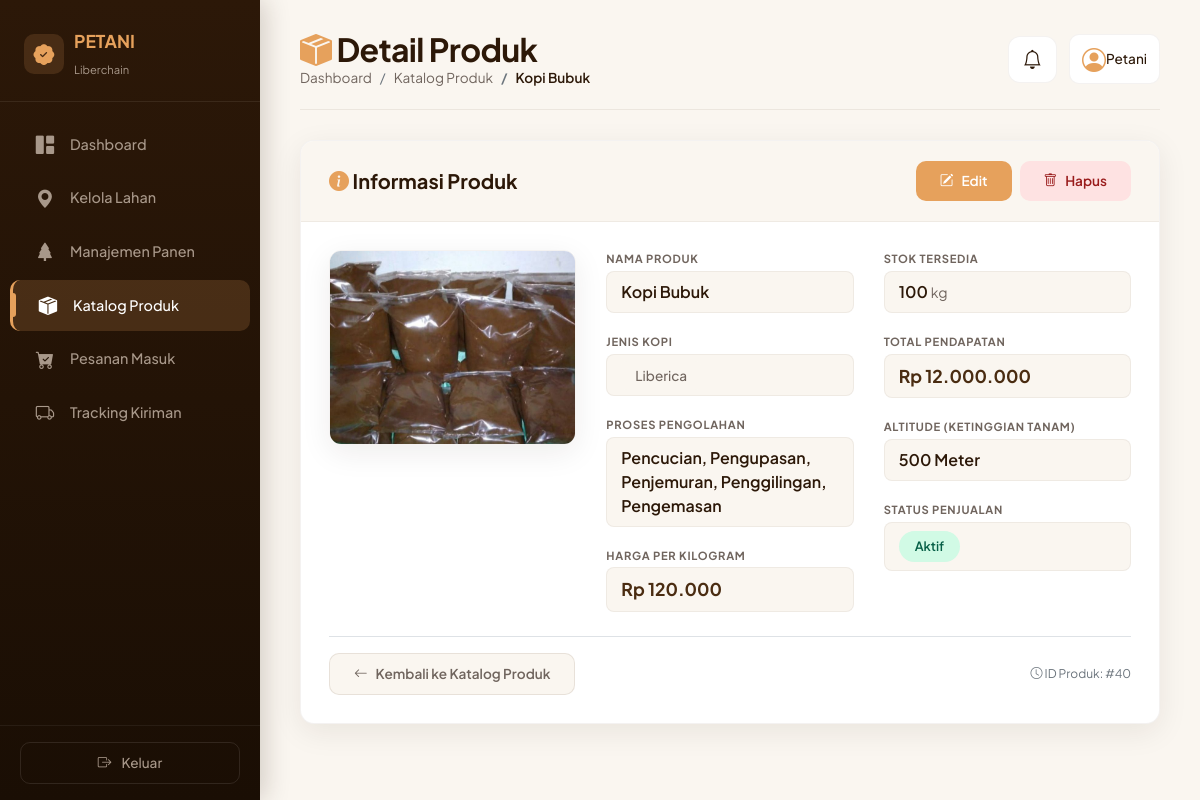
The page /petani/produk/detail/40 on the database its author committed.
### tables this page shows
CREATE TABLE `tb_produk` (
  `id_produk` int(11) NOT NULL,
  `id_user` int(11) NOT NULL,
  `nama_produk` varchar(150) NOT NULL,
  `stok_produk` int(11) DEFAULT 0,
  `grade` varchar(50) DEFAULT NULL,
  `jenis_kopi` varchar(50) DEFAULT NULL,
  `harga` decimal(12,2) DEFAULT NULL,
  `altitude` varchar(100) DEFAULT NULL,
  `flavor_notes` text DEFAULT NULL,
  `deskripsi` text DEFAULT NULL,
  `proses` varchar(100) DEFAULT NULL,
  `foto_utama` varchar(255) DEFAULT NULL,
  `status_produk` enum('Aktif','Nonaktif') DEFAULT 'Aktif',
  `created_at` timestamp NOT NULL DEFAULT current_timestamp()
);

### application/controllers/petani/Produk.php (called while the page is built, shortened)
<?php
class Produk extends CI_Controller
{
    public function __construct()
    {
        $this->load->model('Produk_model');
        $this->load->model('Notifikasi_model');
    }
    public function detail($id)
    {
        $id_user = $this->session->userdata('id_user');
        $data['notifikasi'] = $this->Notifikasi_model->get_unread_notif($id_user);
        $data['unread_count'] = $this->Notifikasi_model->count_unread($id_user);
        $data['role'] = 'Petani';
        $data['produk'] = $this->Produk_model->getById($id);
        $this->load->view('petani/produk_detail', $data);
    }
}

### index.php (called while the page is built, shortened)
<?php
require_once BASEPATH . 'core/CodeIgniter.php';

### application/models/Produk_model.php (called while the page is built, shortened)
<?php
class Produk_model extends CI_Model {
    private $table = 'tb_produk';
    public function getById($id)
    {
        return $this->db
                    ->where('id_produk',$id)
                    ->get($this->table)
                    ->row();
    }
}

### application/views/petani/produk_detail.php (the view, shortened to what this page needs)
<!DOCTYPE html>
<html lang="id">
<head>
    <link rel="stylesheet" href="https://cdn.jsdelivr.net/npm/bootstrap@4.6.2/dist/css/bootstrap.min.css">
    <link rel="stylesheet" href="https://cdn.jsdelivr.net/npm/bootstrap-icons@1.11.3/font/bootstrap-icons.min.css">
</head>
<body>
    <div class="sidebar" id="sidebarMenu">
        <div class="sidebar-brand">
            <div class="brand-icon">
                <i class="bi bi-patch-check-fill"></i>
            </div>
            <span>PETANI <br><small style="font-weight:400; font-size:0.7rem; color:#A8988A;">Liberchain</small></span>
        </div>
        <div class="sidebar-menu-wrapper">
            <ul class="sidebar-menu">
                <li class="menu-item">
                    <a href="<?= base_url('petani/dashboard'); ?>">
                        <i class="bi bi-grid-1x2-fill"></i>Dashboard
                    </a>
                </li>
                <li class="menu-item">
                    <a href="<?= base_url('petani/lahan'); ?>">
                        <i class="bi bi-geo-alt-fill"></i>Kelola Lahan
                    </a>
                </li>
                <li class="menu-item">
                    <a href="<?= base_url('petani/panen'); ?>">
                        <i class="bi bi-tree-fill"></i>Manajemen Panen
                    </a>
                </li>
                <li class="menu-item active">
                    <a href="<?= base_url('petani/produk'); ?>">
                        <i class="bi bi-box-seam-fill"></i>Katalog Produk
                    </a>
                </li>
                <li class="menu-item">
                    <a href="<?= base_url('petani/transaksi'); ?>">
                        <i class="bi bi-cart-check-fill"></i>Pesanan Masuk
                    </a>
                </li>
                <li class="menu-item">
                    <a href="<?= base_url('petani/tracking'); ?>">
                        <i class="bi bi-truck"></i>Tracking Kiriman
                    </a>
                </li>
            </ul>
        </div>
        <div class="sidebar-footer">
            <button class="btn-logout" onclick="window.location.href='<?= base_url('auth/logout'); ?>'">
                <i class="bi bi-box-arrow-right"></i> Keluar
            </button>
        </div>
    </div>
    <div class="main-content">
        <div class="page-header d-flex justify-content-between align-items-center flex-wrap">
            <div>
                <h2 class="d-inline-block align-middle mb-0">
                    <i class="bi bi-box-seam-fill" style="color: var(--amber-cream);"></i> Detail Produk
                </h2>
                <nav aria-label="breadcrumb">
                    <ol class="breadcrumb breadcrumb-custom">
                        <li class="breadcrumb-item"><a href="<?= base_url('petani/dashboard'); ?>">Dashboard</a></li>
                        <li class="breadcrumb-item"><a href="<?= base_url('petani/produk'); ?>">Katalog Produk</a></li>
                        <li class="breadcrumb-item active" aria-current="page"><?= isset($produk) ? $produk->nama_produk : 'Detail'; ?></li>
                    </ol>
                </nav>
            </div>
            <div class="d-flex align-items-center gap-3" style="gap: 12px;">
                <div style="position: relative;">
                    <button class="notif-btn" id="notifToggle">
                        <i class="bi bi-bell" style="font-size: 1.2rem;"></i>
                    </button>
                </div>
                <div class="d-flex align-items-center gap-2"
                    style="cursor: pointer; padding: 6px 12px; border-radius: 10px; background: var(--card-white); border: 1px solid rgba(74,44,17,0.06);">
                    <i class="bi bi-person-circle" style="font-size: 1.5rem; color: var(--amber-cream);"></i>
                    <span style="font-weight:500; font-size:0.85rem;"><?= $this->session->userdata('nama') ?? 'Petani'; ?></span>
                </div>
            </div>
        </div>
        <div class="detail-card">
            <div class="card-header-custom">
                <h5><i class="bi bi-info-circle-fill" style="color: var(--amber-cream);"></i> Informasi Produk</h5>
                <div class="d-flex gap-2" style="gap: 8px;">
                    <a href="<?= base_url('petani/produk/edit/' . (isset($produk) ? $produk->id_produk : '')); ?>" class="btn-edit-detail">
                        <i class="bi bi-pencil-square"></i> Edit
                    </a>
                    <a href="<?= base_url('petani/produk/hapus/' . (isset($produk) ? $produk->id_produk : '')); ?>" class="btn-delete-detail"
                       onclick="return confirm('Yakin ingin menghapus produk ini?')">
                        <i class="bi bi-trash"></i> Hapus
                    </a>
                </div>
            </div>
            <div class="card-body-custom">
                <div class="row">
                    <div class="col-lg-4 mb-4 mb-lg-0">
                        <?php if(isset($produk) && !empty($produk->foto_utama)) : ?>
                            <img src="<?= base_url('uploads/produk/'.$produk->foto_utama); ?>"
                                 alt="<?= $produk->nama_produk; ?>"
                                 class="detail-image">
                        <?php endif; ?>
                    </div>
                    <div class="col-lg-8">
                        <div class="row">
                            <div class="col-md-6">
                                <div class="detail-group">
                                    <div class="detail-label">Nama Produk</div>
                                    <div class="detail-value"><?= isset($produk) ? $produk->nama_produk : '-'; ?></div>
                                </div>
                                <div class="detail-group">
                                    <div class="detail-label">Jenis Kopi</div>
                                    <div class="detail-value">
                                        <span class="badge-info"><?= isset($produk) ? $produk->jenis_kopi : '-'; ?></span>
                                    </div>
                                </div>
                                <div class="detail-group">
                                    <div class="detail-label">Proses Pengolahan</div>
                                    <div class="detail-value"><?= (isset($produk) && !empty($produk->proses)) ? $produk->proses : '<span class="text-muted">-</span>'; ?></div>
                                </div>
                                <div class="detail-group">
                                    <div class="detail-label">Harga per Kilogram</div>
                                    <div class="detail-value" style="color: var(--roasted-brown); font-weight: 700; font-size: 1.1rem;">
                                        Rp <?= isset($produk) ? number_format($produk->harga, 0, ',', '.') : '0'; ?>
                                    </div>
                                </div>
                            </div>
                            <div class="col-md-6">
                                <div class="detail-group">
                                    <div class="detail-label">Stok Tersedia</div>
                                    <div class="detail-value">
                                        <?= isset($produk) ? $produk->stok_produk : '0'; ?> <small style="color: var(--text-secondary);">kg</small>
                                    </div>
                                </div>
                                <div class="detail-group">
                                    <div class="detail-label">Total Pendapatan</div>
                                    <div class="detail-value" style="color: var(--roasted-brown); font-weight: 700; font-size: 1.1rem;">
                                        <?php
                                        $harga = isset($produk) ? $produk->harga : 0;
                                        $stok = isset($produk) ? $produk->stok_produk : 0;
                                        $total = $harga * $stok;
                                        echo 'Rp ' . number_format($total, 0, ',', '.');
                                        ?>
                                    </div>
                                </div>
                                <div class="detail-group">
                                    <div class="detail-label">Altitude (Ketinggian Tanam)</div>
                                    <div class="detail-value"><?= (isset($produk) && !empty($produk->altitude)) ? $produk->altitude : '<span class="text-muted">-</span>'; ?></div>
                                </div>
                                <div class="detail-group">
                                    <div class="detail-label">Status Penjualan</div>
                                    <div class="detail-value">
                                        <?php
                                        $status_text = isset($produk) ? ($produk->status_produk ?? 'Aktif') : 'Aktif';
                                        $status_class = (strtolower($status_text) == 'nonaktif') ? 'nonaktif' : 'aktif';
                                        ?>
                                        <span class="badge-status <?= $status_class; ?>"><?= $status_text; ?></span>
                                    </div>
                                </div>
                            </div>
                        </div>
                    </div>
                </div>
                <div class="mt-4 pt-3 border-top" style="border-color: rgba(74,44,17,0.06); display: flex; justify-content: space-between; align-items: center; flex-wrap: wrap; gap: 10px;">
                    <a href="<?= base_url('petani/produk'); ?>" class="btn-back">
                        <i class="bi bi-arrow-left"></i> Kembali ke Katalog Produk
                    </a>
                    <div class="text-muted" style="font-size:0.75rem;">
                        <i class="bi bi-clock"></i> ID Produk: #<?= isset($produk) ? $produk->id_produk : 'PROD-001'; ?>
                    </div>
                </div>
            </div>
        </div>
    </div>
</body>
</html>

### rows shown on the page
tb_produk: nama_produk "Kopi Bubuk", foto_utama (picture), jenis_kopi "Liberica", proses "Pencucian, Pengupasan, Penjemuran, Penggilingan, Pengemasan", harga "120.000", stok_produk "100", total "12.000.000", altitude "500 Meter", status_produk "Aktif", id_produk "40"

### other values the page prints
$this->session->userdata('nama') "Petani"
